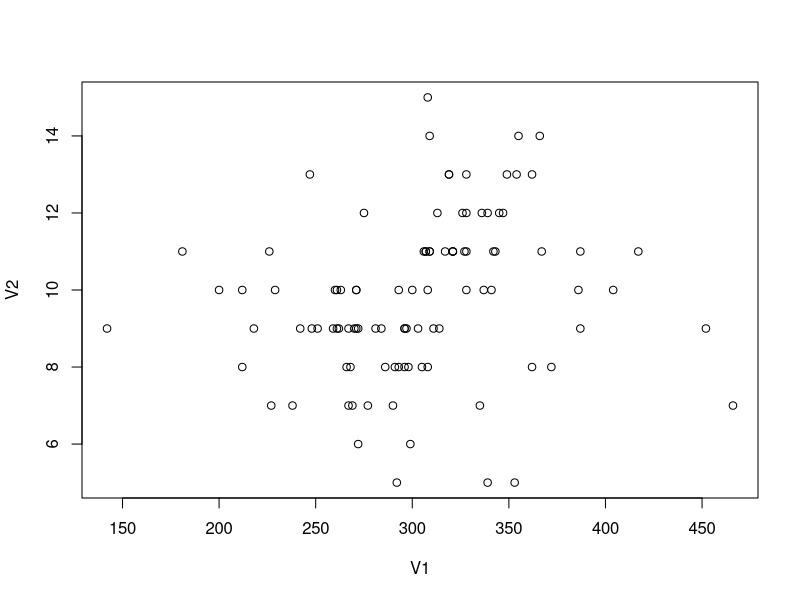
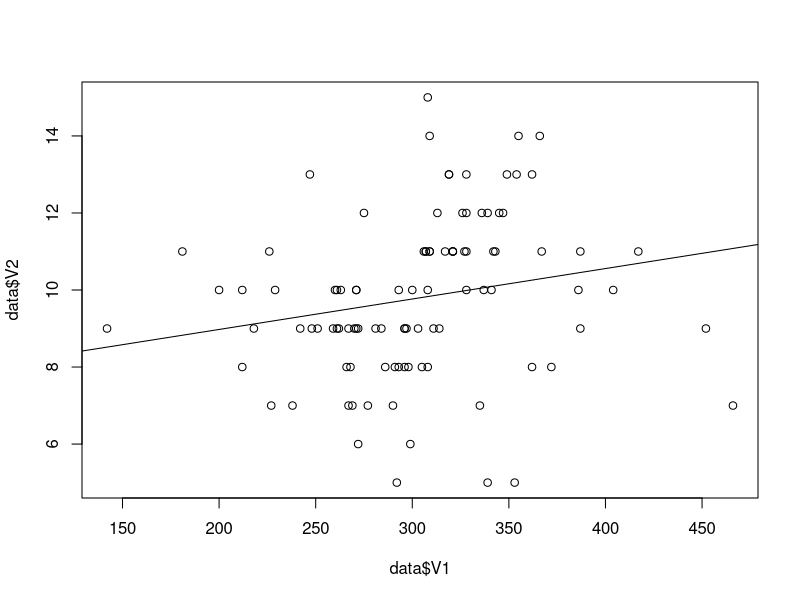

The R source for these figures, in order:
data = read.table("exam_question5.txt")

plot(data)
cor(data$V1, data$V2)
cor.test(data$V1, data$V2) 
#r(98) = 0.20, p < 0.05

model = lm(data$V2~data$V1)
summary(model)
plot(data$V2~data$V1)
abline(lm(data$V2~data$V1))


#F(98) = 4.125, p < 0.05
# y = 0.007906x + 7.395410